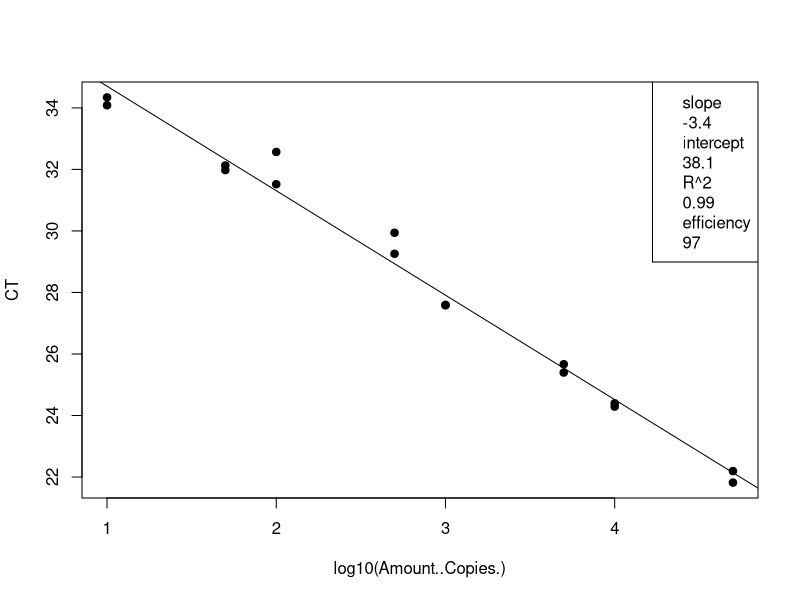
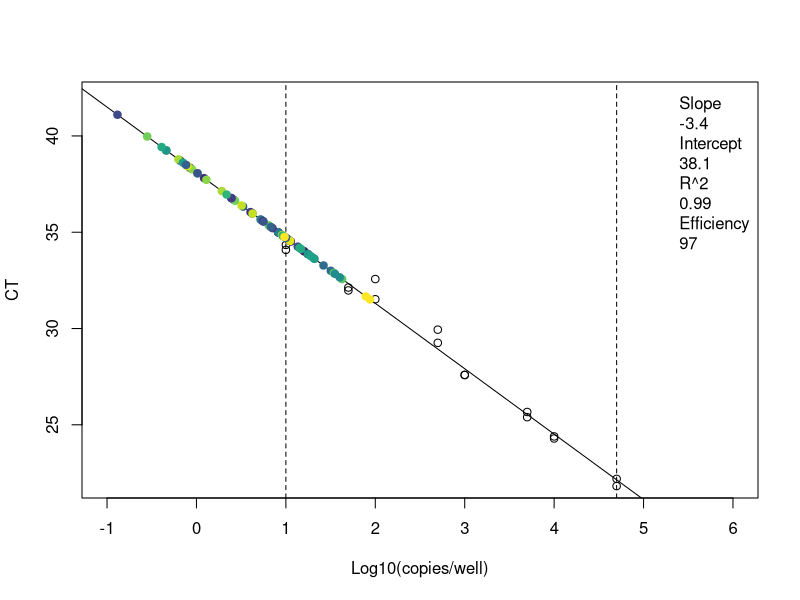
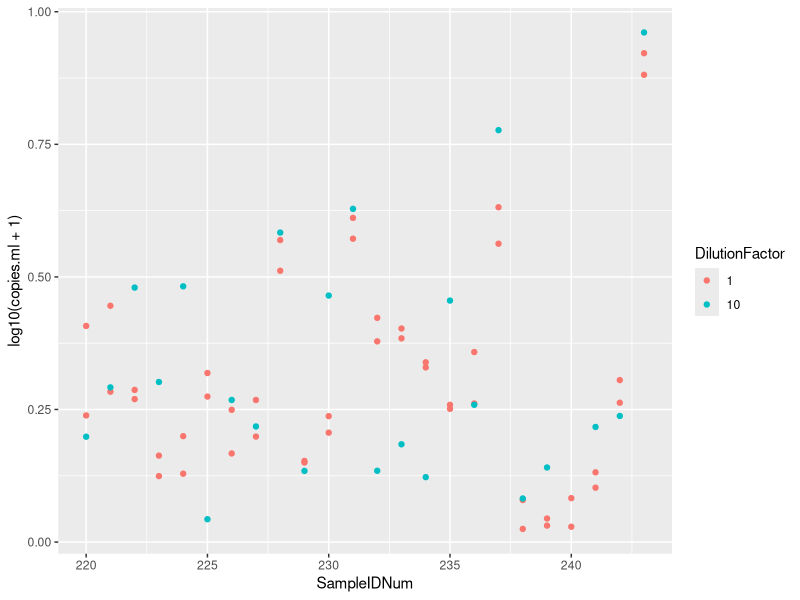

Here is the R script that generated these plots, in order:
## ---- chunk 1
knitr::opts_chunk$set(echo = TRUE)

## ---- chunk 2
# clear workspace
rm(list=ls())

# load the data (note data file must be in this repository)
data <- read.csv("Plate10_Entero_qPCRConversion.csv")

# change data type
data$CT = as.numeric(as.character(data$CT))
data$Amount..Copies. = as.numeric(as.character(data$Amount..Copies.))
## ---- chunk 3
# linear regression of standard curve
standards = subset(data, Name == "STANDARD")
standardCurve <- lm(CT ~ log10(Amount..Copies.), data = standards)

# save the line info
standard_slope = standardCurve$coefficients[2]
standard_intercept = standardCurve$coefficients[1]
R2 = summary(standardCurve)$r.squared
efficiency =  (10^(-1/standardCurve$coefficients[2])-1)*100

# plot standards and best fit line
standardCurvePlot <- plot(CT ~ log10(Amount..Copies.), data = standards, pch=19) 
abline(coef(standardCurve)) 
legend("topright", legend = c(paste= "slope", round(standard_slope, 2), paste= "intercept", round(standard_intercept, 2), paste= "R^2", round(R2, 2), paste = "efficiency", round(efficiency, 1)))
## ---- chunk 4
# data set of unknowns including info on standard curve
unknowns = subset(data, Name == "UNKNOWN")

# add new columns to the data table
unknowns$plate_num = 10 # note:change to the actual plate number
unknowns$standard_slope = standard_slope
unknowns$standard_intercept = standard_intercept
unknowns$R2 = R2
unknowns$efficiency = efficiency
  
# add a new column that interpolates copies/well from Ct for the unknowns
unknowns$log.copies.well = (unknowns$CT - standard_intercept)/standard_slope
unknowns$copies.well = 10^unknowns$log.copies.well

# copies/ul extract accounting for dilution factor
vol.well = 3 # note:change to qPCR template volume in ul
unknowns$vol.well = vol.well
unknowns$copies.ul = ((unknowns$copies.well/vol.well)*unknowns$DilutionFactor)

# copies/extraction
vol.elution = 110 #note:change to DNA extraction elution volume in ul
unknowns$vol.elution = vol.elution
unknowns$copies.extraction = (unknowns$copies.ul*vol.elution)

# copies/ml #Volume is volume of sample filtered in mL
unknowns$copies.ml = (unknowns$copies.extraction/unknowns$Volume)
## ---- chunk 5
# set up the color palette
library(viridis)
unknowns$SampleIDNum = as.factor(as.character(unknowns$SampleIDNum)) # change to factor for colors
Colors = viridis(n=nlevels(unknowns$SampleIDNum)) # set the color levels to call on later

# check the range and adjust the limits in plot
range(unknowns$CT, na.rm=T) # y limits
range(unknowns$log.copies.well, na.rm =T) # x limits

# plot the standard curve again
standardCurvePlot <- plot(CT ~ log10(Amount..Copies.), data = standards,
                          xlim = c(-1,6), ylim = c(22,42),
                          xlab = "Log10(copies/well)",
                          ylab = "CT") 

# add boundaries and standard line
abline(v=log10(10), lty=2)
abline(v=log10(50000), lty=2)
abline(coef(standardCurve)) 

# add the sample data
standardCurvePlot <- points(CT ~ log.copies.well, data = unknowns, pch=19, 
                            col = Colors[unknowns$SampleIDNum])
legend("topright", inset = 0.002, box.lty=0, legend=c(paste= "Slope", round(standardCurve$coefficients[2], 2), 
                                                      paste= "Intercept", round(standardCurve$coefficients[1], 2), 
                                                      paste= "R^2", round(summary(standardCurve)$r.squared, 2),
                                                      paste = "Efficiency", round((10^(-1/standardCurve$coefficients[2])-1)*100, 1)))

## ---- chunk 6
# make a plot that compares the diluted to undiluted replicates for each sample including dilution factor
library("ggplot2")
unknowns$SampleIDNum <- as.numeric(as.character(unknowns$SampleIDNum)) # change to numeric
unknowns$DilutionFactor <- as.factor(as.character(unknowns$DilutionFactor)) # change to factor
qplot(SampleIDNum,log10(copies.ml+1), data=unknowns, col=DilutionFactor)
## ---- chunk 7
# write csv file
write.csv(unknowns, file = "Plate10_Entero_ConvertedData.csv", row.names=FALSE, na="")

# average the replicates (if not strongly inhibited) and make a new file
library(dplyr)
data.average = unknowns %>% group_by(SampleIDNum) %>% summarise(copies.ml = mean(copies.ml, na.rm = T))
write.csv(data.average, file = "Plate10_Entero_Averaged.csv", row.names=FALSE, na="")
